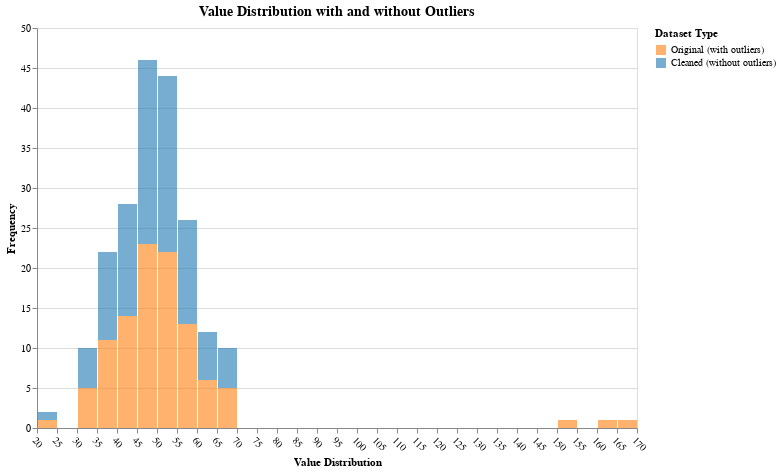

Notebook code cell kept with this figure:
### Code cell
import altair as alt
import polars as pl
import numpy as np

# Simulated Data: Original (with outliers) & Cleaned (without outliers)
np.random.seed(42)
original_data = np.random.normal(loc=50, scale=10, size=100).tolist() + [150, 160, 170]  # Outliers added
cleaned_data = [x for x in original_data if x < 100]  # Removing outliers

# Create a DataFrame
df = pl.DataFrame({
    "value": original_data + cleaned_data,
    "dataset_type": ["Original (with outliers)"] * len(original_data) + ["Cleaned (without outliers)"] * len(cleaned_data)
})
print(df)
print(df.pivot(index="value", on="dataset_type"))  
# Dropdown for selecting dataset type
dataset_selection = alt.param(
    name="dataset_type",
    bind=alt.binding_select(
        options=["Both", "Original (with outliers)", "Cleaned (without outliers)"],
        labels=["Both", "Original", "Without Outliers"],
        name="Dataset"
    ),
    value="Both"
)

# Filtering Logic
filter_condition = (
    (dataset_selection == "Both") | 
    (alt.datum.dataset_type == dataset_selection)
)

title_expr = alt.expr(
    "dataset_type === 'Original (with outliers)' ? 'Original Distribution' : "
    "dataset_type === 'Cleaned (without outliers)' ? 'Post Process Distibution' : "
    "'Value Distribution with and without Outliers'"
)

# Create the Histogram
chart = alt.Chart(df).mark_bar(opacity=0.6).encode(
    x=alt.X("value:Q", bin=alt.Bin(maxbins=30), title="Value Distribution"),
    y=alt.Y("count()", title="Frequency"),
    color=alt.Color("dataset_type:N", title="Dataset Type", scale=alt.Scale(domain=["Original (with outliers)", "Cleaned (without outliers)"], range=["#ff7f0e", "#1f77b4"])),
    tooltip=["dataset_type", "value"]
).transform_filter(
    filter_condition
).add_params(
    dataset_selection
).properties(
    width=600,
    height=400,
    title=alt.TitleParams(
        text=title_expr,
        fontSize=14,
        anchor="middle",
        fontWeight="bold"
    )
).configure_axisX(
    labelAngle=45
)

chart

### Figure 1 — Vega specification as saved in the notebook (floating-point values rounded to 4 significant figures; data arrays with more than 128 entries replaced by an {"elided": "..."} marker saying what was removed)
{"$schema": "https://vega.github.io/schema/vega/v5.json", "data": [{"name": "_server_source_0", "values": {"elided": "203 records"}}, {"name": "source_0", "source": "_server_source_0", "transform": [{"type": "filter", "expr": "((dataset_type === 'Both') || (datum.dataset_type === dataset_type))"}, {"type": "extent", "field": "value", "signal": "bin_maxbins_30_value_extent"}, {"type": "bin", "field": "value", "extent": {"signal": "bin_maxbins_30_value_extent"}, "signal": "bin_maxbins_30_value_bins", "as": ["bin_maxbins_30_value", "bin_maxbins_30_value_end"], "maxbins": 30}, {"type": "aggregate", "groupby": ["bin_maxbins_30_value", "bin_maxbins_30_value_end", "dataset_type", "value"], "fields": [null], "ops": ["count"], "as": ["__count"]}, {"type": "stack", "field": "__count", "groupby": ["bin_maxbins_30_value", "bin_maxbins_30_value_end"], "sort": {"field": ["dataset_type"], "order": ["descending"]}, "as": ["__count_start", "__count_end"], "offset": "zero"}, {"type": "filter", "expr": "isValid(datum[\"bin_maxbins_30_value\"]) && isFinite(+datum[\"bin_maxbins_30_value\"])"}, {"type": "project", "fields": ["__count_end", "__count_start", "bin_maxbins_30_value", "bin_maxbins_30_value_end", "dataset_type", "value"]}]}], "signals": [{"name": "dataset_type", "value": "Both", "bind": {"input": "select", "options": ["Both", "Original (with outliers)", "Cleaned (without outliers)"], "labels": ["Both", "Original", "Without Outliers"], "name": "Dataset"}}], "marks": [{"type": "rect", "name": "marks", "from": {"data": "source_0"}, "encode": {"update": {"y": {"field": "__count_end", "scale": "y"}, "x": {"field": "bin_maxbins_30_value_end", "scale": "x", "offset": {"signal": "0.5 + (abs(scale(\"x\", datum[\"bin_maxbins_30_value_end\"]) - scale(\"x\", datum[\"bin_maxbins_30_value\"])) < 0.25 ? 0.5 * (0.25 - (abs(scale(\"x\", datum[\"bin_maxbins_30_value_end\"]) - scale(\"x\", datum[\"bin_maxbins_30_value\"])))) : -0.5)"}}, "fill": {"field": "dataset_type", "scale": "color"}, "y2": {"field": "__count_start", "scale": "y"}, "opacity": {"value": 0.6}, "tooltip": {"signal": "{\"dataset_type\": isValid(datum[\"dataset_type\"]) ? datum[\"dataset_type\"] : \"\"+datum[\"dataset_type\"], \"value\": format(datum[\"value\"], \"\")}"}, "x2": {"field": "bin_maxbins_30_value", "scale": "x", "offset": {"signal": "0.5 + (abs(scale(\"x\", datum[\"bin_maxbins_30_value_end\"]) - scale(\"x\", datum[\"bin_maxbins_30_value\"])) < 0.25 ? -0.5 * (0.25 - (abs(scale(\"x\", datum[\"bin_maxbins_30_value_end\"]) - scale(\"x\", datum[\"bin_maxbins_30_value\"])))) : 0.5)"}}}}, "style": ["bar"]}], "scales": [{"name": "x", "type": "linear", "domain": {"signal": "[bin_maxbins_30_value_bins.start, bin_maxbins_30_value_bins.stop]"}, "range": [0, {"signal": "width"}], "bins": {"signal": "bin_maxbins_30_value_bins"}, "zero": false}, {"name": "y", "type": "linear", "domain": {"data": "source_0", "fields": ["__count_start", "__count_end"]}, "range": [{"signal": "height"}, 0], "nice": true, "zero": true}, {"name": "color", "type": "ordinal", "domain": ["Original (with outliers)", "Cleaned (without outliers)"], "range": ["#ff7f0e", "#1f77b4"]}], "axes": [{"scale": "y", "zindex": 0, "grid": true, "gridScale": "x", "domain": false, "aria": false, "labels": false, "maxExtent": 0, "orient": "left", "tickCount": {"signal": "ceil(height/40)"}, "minExtent": 0, "ticks": false}, {"scale": "x", "zindex": 0, "title": "Value Distribution", "labelOverlap": true, "labelBaseline": "top", "tickCount": {"signal": "ceil(width/10)"}, "orient": "bottom", "grid": false, "labelAlign": "left", "labelFlush": true}, {"scale": "y", "tickCount": {"signal": "ceil(height/40)"}, "labelOverlap": true, "grid": false, "zindex": 0, "title": "Frequency", "orient": "left"}], "title": {"text": {"signal": "dataset_type === 'Original (with outliers)' ? 'Original Distribution' : dataset_type === 'Cleaned (without outliers)' ? 'Post Process Distibution' : 'Value Distribution with and without Outliers'"}, "fontWeight": "bold", "anchor": "middle", "frame": "group", "fontSize": 14}, "legends": [{"title": "Dataset Type", "fill": "color", "symbolType": "square", "encode": {"symbols": {"update": {"opacity": {"value": 0.6}}}}}], "background": "white", "width": 600, "config": {"axisX": {"labelAngle": 45}}, "padding": 5, "style": "cell", "height": 400}
